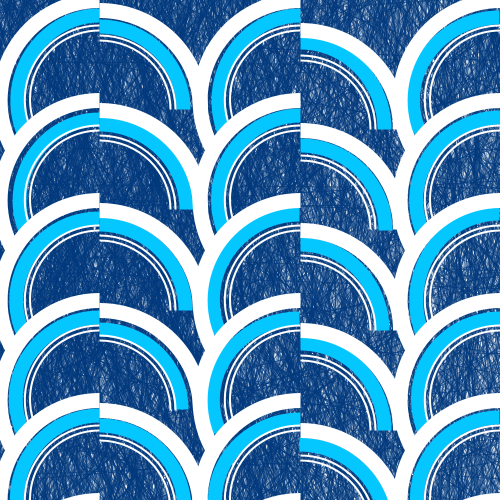
Frame 1 (no input)
Frame 60 (the mouse pressed at the canvas centre just before this capture): identical to frame 1, image omitted
Frame 120 (the mouse held since frame 60 and released just before this capture): identical to frame 1, image omitted

The Processing sketch that drew this single still picture (run headless with seeded random() and noise(); from frame 60 on, the mouse is pressed at the canvas centre):

// Processing sketch: processing_24768
// ── processing_24768.pde



int ellipseSize = 200;
int arcPositionX = 100;
int arcPositionY = 100;

int brcPositionX = 100;
int brcPositionY = 110;

int x = 0;

void setup () {
  
  size (500,500);
  

  
  strokeWeight(1);
  background(255);
  smooth();
  
}

void draw() {
  
  while (x<15000){
  stroke(0,56,124,random(0,200));
  line (random(-1000,1000),random(-2000,2000),random(-1000,1000),random(-2000,2000));
x=x+1;  
}
while (arcPositionX<600){
while (arcPositionY<1100){

  stroke(5,199,255);
  strokeWeight(14);
  strokeCap(SQUARE);
  noFill();
  arc(arcPositionX,arcPositionY,ellipseSize-random(25,40),ellipseSize-random(25,40),PI-PI/8,TWO_PI-PI/2);
  arc(brcPositionX,brcPositionY,ellipseSize-random(25,40),ellipseSize-random(25,40),TWO_PI-PI/2,TWO_PI);
  
noFill();
stroke(255);
strokeCap(SQUARE);
strokeWeight(15);

arc(arcPositionX,arcPositionY,ellipseSize,ellipseSize,PI-PI/6,TWO_PI-PI/2);
arc(brcPositionX,brcPositionY,ellipseSize,ellipseSize,TWO_PI-PI/2,TWO_PI);

strokeWeight(2);
arc(arcPositionX,arcPositionY,ellipseSize-50,ellipseSize-50,PI-PI/8,TWO_PI-PI/2);
arc(brcPositionX,brcPositionY,ellipseSize-50,ellipseSize-50,TWO_PI-PI/2,TWO_PI);

arc(arcPositionX,arcPositionY,ellipseSize-60,ellipseSize-60,PI-PI/8,TWO_PI-PI/2);
arc(brcPositionX,brcPositionY,ellipseSize-60,ellipseSize-60,TWO_PI-PI/2,TWO_PI);

arcPositionY = arcPositionY+100;
brcPositionY = brcPositionY+100;
}

arcPositionY=100;
brcPositionY=130;
arcPositionX=arcPositionX+200;
brcPositionX=brcPositionX+200;
}


}
